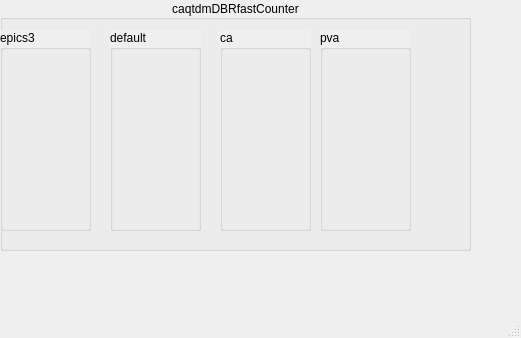
<?xml version="1.0" encoding="UTF-8"?>
<ui version="4.0">
 <class>MainWindow</class>
 <widget class="QMainWindow" name="MainWindow">
  <property name="geometry">
   <rect>
    <x>0</x>
    <y>0</y>
    <width>521</width>
    <height>338</height>
   </rect>
  </property>
  <property name="windowTitle">
   <string>MainWindow</string>
  </property>
  <widget class="QWidget" name="centralwidget">
   <widget class="QGroupBox" name="groupBox_6">
    <property name="geometry">
     <rect>
      <x>0</x>
      <y>0</y>
      <width>471</width>
      <height>251</height>
     </rect>
    </property>
    <property name="autoFillBackground">
     <bool>true</bool>
    </property>
    <property name="title">
     <string>caqtdmDBRfastCounter</string>
    </property>
    <property name="alignment">
     <set>Qt::AlignCenter</set>
    </property>
    <widget class="QGroupBox" name="groupBox_7">
     <property name="geometry">
      <rect>
       <x>0</x>
       <y>30</y>
       <width>91</width>
       <height>201</height>
      </rect>
     </property>
     <property name="autoFillBackground">
      <bool>true</bool>
     </property>
     <property name="title">
      <string>epics3</string>
     </property>
     <widget class="caSlider" name="caslider_3">
      <property name="geometry">
       <rect>
        <x>30</x>
        <y>20</y>
        <width>20</width>
        <height>150</height>
       </rect>
      </property>
      <property name="channel" stdset="0">
       <string notr="true">epics3://caqtdmDBRfastCounter</string>
      </property>
      <property name="colorMode">
       <enum>caSlider::Alarm</enum>
      </property>
     </widget>
    </widget>
    <widget class="QGroupBox" name="groupBox_9">
     <property name="geometry">
      <rect>
       <x>110</x>
       <y>30</y>
       <width>91</width>
       <height>201</height>
      </rect>
     </property>
     <property name="autoFillBackground">
      <bool>true</bool>
     </property>
     <property name="title">
      <string>default</string>
     </property>
     <widget class="caSlider" name="caslider_5">
      <property name="geometry">
       <rect>
        <x>30</x>
        <y>20</y>
        <width>20</width>
        <height>150</height>
       </rect>
      </property>
      <property name="channel" stdset="0">
       <string notr="true">caqtdmDBRfastCounter</string>
      </property>
      <property name="colorMode">
       <enum>caSlider::Alarm</enum>
      </property>
     </widget>
    </widget>
    <widget class="QGroupBox" name="groupBox_10">
     <property name="geometry">
      <rect>
       <x>220</x>
       <y>30</y>
       <width>91</width>
       <height>201</height>
      </rect>
     </property>
     <property name="autoFillBackground">
      <bool>true</bool>
     </property>
     <property name="title">
      <string>ca</string>
     </property>
     <widget class="caSlider" name="caslider_6">
      <property name="geometry">
       <rect>
        <x>30</x>
        <y>20</y>
        <width>20</width>
        <height>150</height>
       </rect>
      </property>
      <property name="channel" stdset="0">
       <string notr="true">ca://caqtdmDBRfastCounter</string>
      </property>
      <property name="colorMode">
       <enum>caSlider::Alarm</enum>
      </property>
     </widget>
    </widget>
    <widget class="QGroupBox" name="groupBox_11">
     <property name="geometry">
      <rect>
       <x>320</x>
       <y>30</y>
       <width>91</width>
       <height>201</height>
      </rect>
     </property>
     <property name="autoFillBackground">
      <bool>true</bool>
     </property>
     <property name="title">
      <string>pva</string>
     </property>
     <widget class="caSlider" name="caslider_7">
      <property name="geometry">
       <rect>
        <x>30</x>
        <y>20</y>
        <width>20</width>
        <height>150</height>
       </rect>
      </property>
      <property name="channel" stdset="0">
       <string notr="true">pva://caqtdmDBRfastCounter</string>
      </property>
      <property name="colorMode">
       <enum>caSlider::Alarm</enum>
      </property>
     </widget>
    </widget>
   </widget>
  </widget>
  <widget class="QMenuBar" name="menubar">
   <property name="geometry">
    <rect>
     <x>0</x>
     <y>0</y>
     <width>521</width>
     <height>19</height>
    </rect>
   </property>
  </widget>
  <widget class="QStatusBar" name="statusbar"/>
 </widget>
 <customwidgets>
  <customwidget>
   <class>caSlider</class>
   <extends>QWidget</extends>
   <header>caSlider</header>
  </customwidget>
 </customwidgets>
 <resources/>
 <connections/>
</ui>
